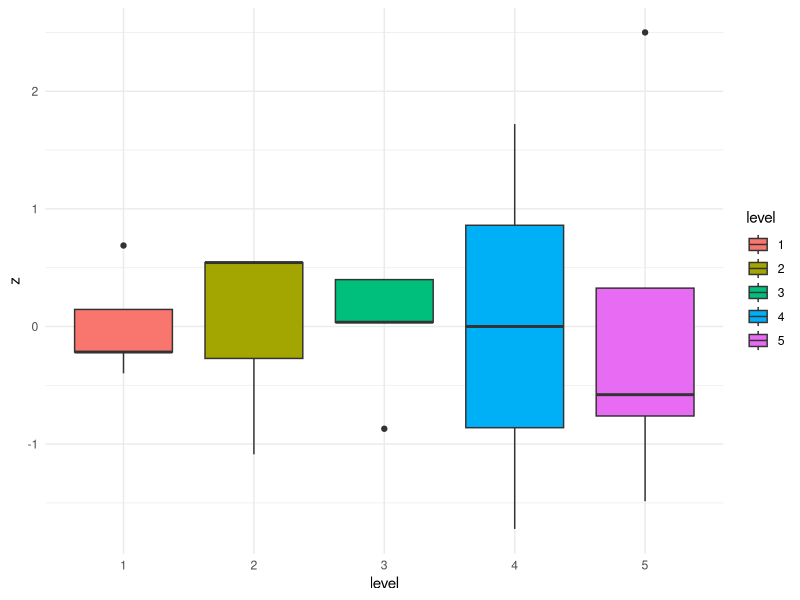

This chart was generated by the following R code:
## ---- chunk 1
# Libraries
library(emmeans)
library(ggplot2)

# Copy code from Heart/Lung experiment
# Create dataframe
rpm <- c(150, 50, 50, 75, 150, 150, 100, 100, 100, 125, 
         100, 50, 125, 150, 100, 75, 50, 50, 150, 75)
level <- factor(c(5, 1, 1, 2, 5, 5, 3, 3, 3, 4, 
                  3, 1, 4, 5, 3, 2, 1, 1, 5, 2))
liters_minute <- c(3.540, 1.158, 1.128, 1.686, 3.480, 3.510, 
                   2.328, 2.340, 2.298, 2.982, 2.328, 1.140, 
                   2.868, 3.504, 2.340, 1.740, 1.122, 1.128, 
                   3.612, 1.740)

hl_data <- data.frame(rpm, level, liters_minute)
print(hl_data)


#aov to create anova table
aov_rslt <- aov(liters_minute ~ level, hl_data)


#anova to create anova table
anova_rslt <- anova(aov_rslt)
## ---- chunk 2
#Investigate what you can extract from "aov_rslt" object
names(aov_rslt)

#Investigate what you can extract from "anova_rslt" object
names(anova_rslt)

# Use EMMEANS to Calculate the estimated marginal means
rpm_emms <- emmeans(aov_rslt, ~ level)

# Define the custom contrast vector 
contrast1 <- contrast(rpm_emms, method = list("r5 minus r1" = c(-1, 0, 0, 0, 1)))

# Extract the test results along with the 95% confidence interval
summary(contrast1, infer = TRUE, level = 0.95)

# estimate = 2.39
# standard error = 0.0236
#𝑝-value = <0.0001
# confidence interval = [2.34, 2.44]
## ---- chunk 3
# create contrast list
contrasts <- list(
  "r2_minus_r1" = c(-1,  1,  0,  0,  0),
  "r5_minus_r4" = c( 0,  0,  0, -1,  1)
)

# Contrast Results
contrast2 <- contrast(rpm_emms, method = contrasts)
print(contrast2)

# Test Null hypothosis
test_rslt <- test(contrast2, joint = TRUE)
print(test_rslt)

# use VCOV 
vcov_rslt <- vcov(contrast2)
print(vcov_rslt)
## ---- chunk 4
# Create turkey Pairwise Comparison
contrast3 <- contrast(rpm_emms,method="tukey",infer=c(T,T))
contrast3

# since we want r5-r1, we use the logical values in the reversed sign.
# i.e estimate, lower.CL, Upper.CL should all be * -1
# Confidence interval (r5=r1) = [2.321,2.467]
## ---- chunk 5

contrast(rpm_emms,method="dunnett",ref=1,infer=c(T,T))
# Confidence interval (r5=r1) = [2.321,2.467]
## ---- chunk 6
# Get SSE for Residuals analysis
ssE<-anova_rslt$"Sum Sq"[2]
ssE

# Gives the error DF
r <- aov_rslt$residuals

n<-nrow(hl_data)
z<-r/sqrt(ssE/(n-1))

#Constant Variance Plot Check, replace Length with z
ggplot(hl_data, aes(x = level, y = z, fill = level)) +
  geom_boxplot() +
  theme_minimal()

# Constant Variance is likely to be an issue as as there seems to be
# uneequal spread across variables.
## ---- chunk 7
#Rule of thumb checking for s^2_max/s^2_min > 3
vars<-aggregate(liters_minute ~ level, data = hl_data, FUN = var)
vars

max(vars$liters_minute)/min(vars$liters_minute)

# >3 leads to conclude non-constant variance
